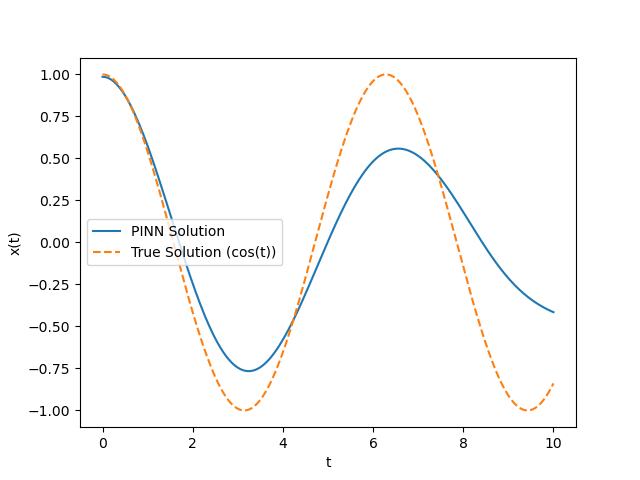

Python code for this plot:
import torch
import torch.nn as nn
import numpy as np
import matplotlib.pyplot as plt

# Set random seed for reproducibility
torch.manual_seed(42)

# Physics informed Neural network model
class PINN(nn.Module):
    def __init__(self):
        super(PINN, self).__init__()
        self.net = nn.Sequential(
            nn.Linear(1, 32),  # Input: t
            nn.Tanh(),
            nn.Linear(32, 32),
            nn.Tanh(),
            nn.Linear(32, 1)   # Output: x(t)
        )
    
    def forward(self, t):
        return self.net(t)

# Function to compute derivatives
def get_derivatives(model, t):
    t = t.requires_grad_(True)
    x = model(t)
    dx_dt = torch.autograd.grad(x, t, grad_outputs=torch.ones_like(x), create_graph=True)[0]
    d2x_dt2 = torch.autograd.grad(dx_dt, t, grad_outputs=torch.ones_like(dx_dt), create_graph=True)[0]
    return x, dx_dt, d2x_dt2

# Loss function
def loss_fn(model, t):
    x, dx_dt, d2x_dt2 = get_derivatives(model, t)
    
    # Physics residual: d^2x/dt^2 + x = 0
    physics_loss = torch.mean((d2x_dt2 + x) ** 2)
    
    # Initial conditions: x(0) = 1, dx/dt(0) = 0
    t0 = torch.zeros((1, 1), dtype=torch.float32)
    x0, dx_dt0, _ = get_derivatives(model, t0)
    ic_loss = (x0 - 1.0) ** 2 + dx_dt0 ** 2
    
    return physics_loss + ic_loss

# Training setup
model = PINN()
optimizer = torch.optim.Adam(model.parameters(), lr=0.01)
t_train = torch.linspace(0, 10, 100).reshape(-1, 1).float()

# Training loop
for epoch in range(1000):
    optimizer.zero_grad()
    loss = loss_fn(model, t_train)
    loss.backward()
    optimizer.step()
    if epoch % 100 == 0:
        print(f"Epoch {epoch}, Loss: {loss.item():.6f}")

# Plot result
t_test = torch.linspace(0, 10, 200).reshape(-1, 1)
with torch.no_grad():
    x_pred = model(t_test).numpy()
t_test = t_test.numpy()
plt.plot(t_test, x_pred, label="PINN Solution")
plt.plot(t_test, np.cos(t_test), '--', label="True Solution (cos(t))")
plt.legend()
plt.xlabel("t")
plt.ylabel("x(t)")
plt.show()
